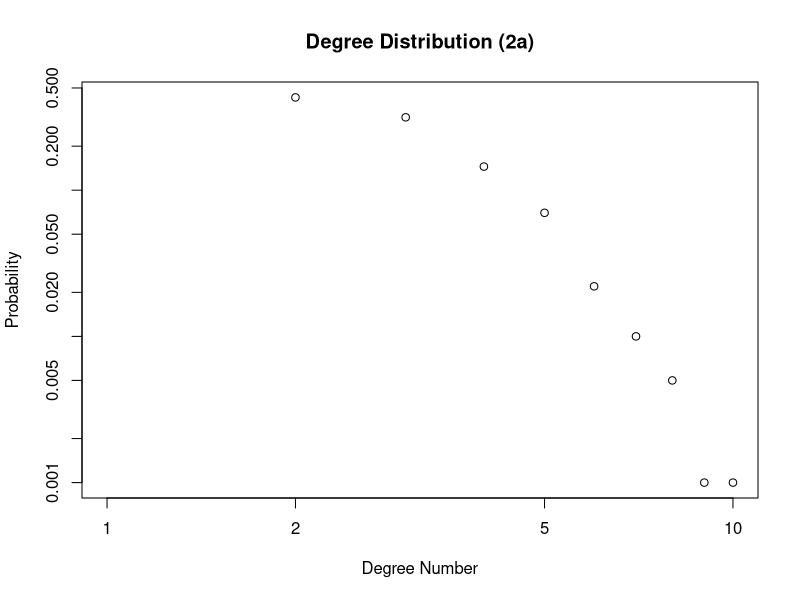
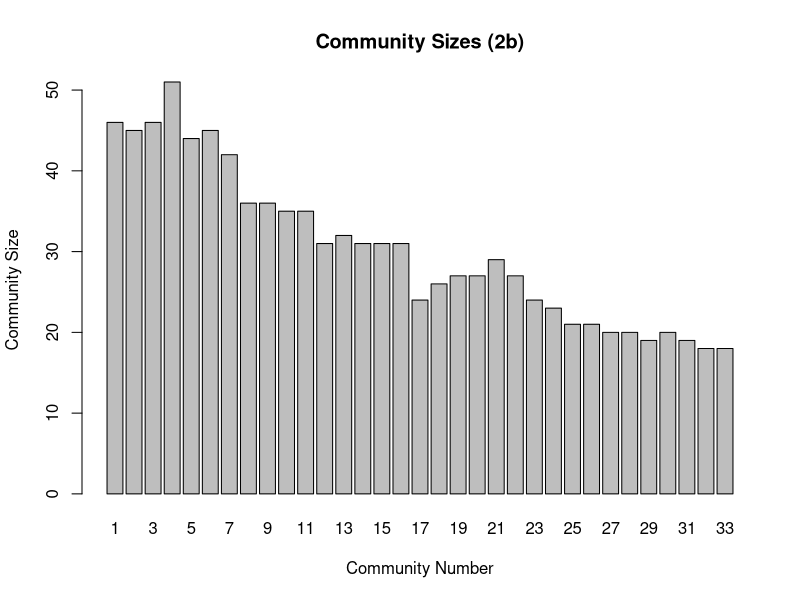
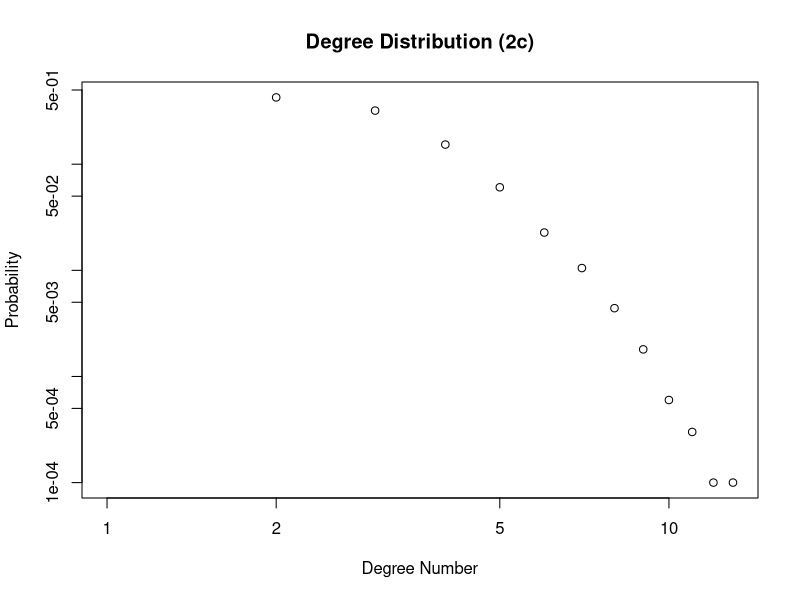
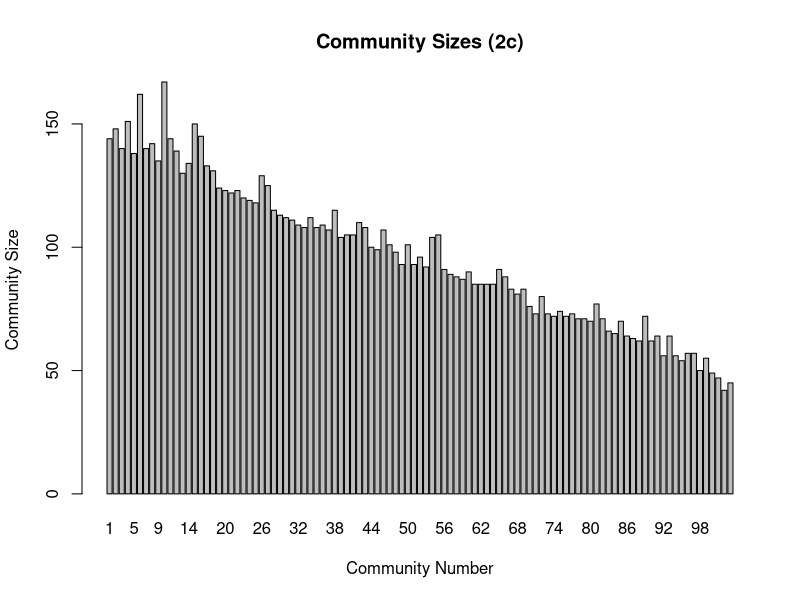
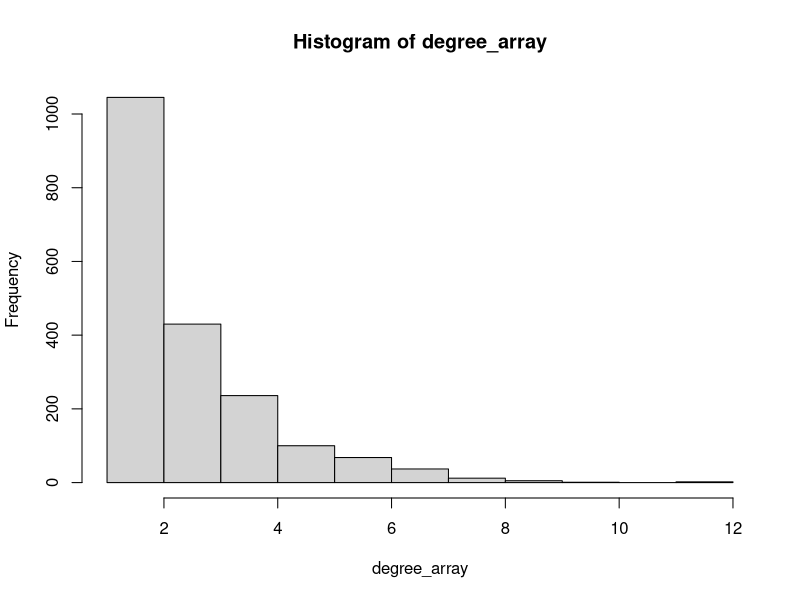
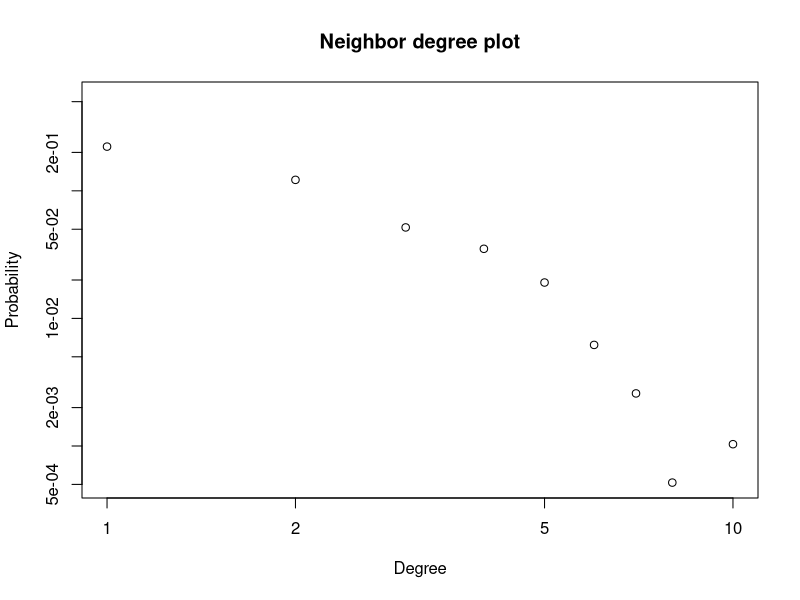
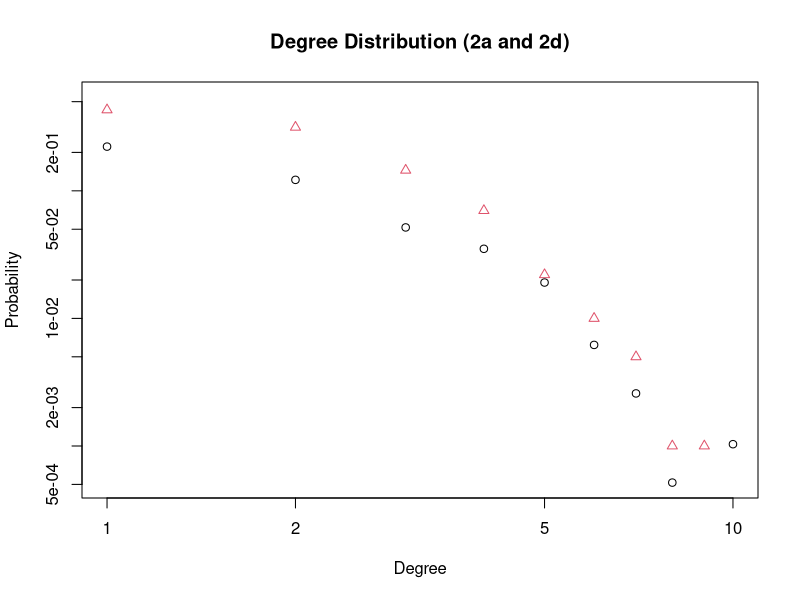

Write the R code that produced these figures, in order.
##Download and install the package 
#install.packages("igraph")

##Load package
library(igraph)

rm(list=ls())
nodesNum = 1000

#2 
#Create a network with a fat-tailed degree distribution
#2-a

degreePro = -3

g_2a = barabasi.game(nodesNum, degreePro, directed = FALSE)
deg_dist_2a <- degree.distribution(g_2a)
x_plot_2a = 0:(length(deg_dist_2a)-1)
plot(deg_dist_2a, log = "xy", main="Degree Distribution (2a)", xlab="Degree Number", ylab="Probability")
dia_2a <- diameter(g_2a, unconnected = TRUE)


#2-b
is.connected(g_2a)
cl_2a <- clusters(g_2a)
gccIndex_2a <- which.max(cl_2a$size)
nonGccNodes_2b <- (1:vcount(g_2a))[cl_2a$membership != gccIndex_2a]
gcc_2b <- delete.vertices(g_2a, nonGccNodes_2b)

#community structure
community_str_2b <- fastgreedy.community(gcc_2b, merges=TRUE, modularity=TRUE,membership=TRUE, weights=NULL)
modularity(community_str_2b)
sizes(community_str_2b)
barplot(sizes(community_str_2b),  main="Community Sizes (2b)", xlab="Community Number", ylab="Community Size")

#2-c

nodesNum2 = 10000

g_2c = barabasi.game(nodesNum2, degreePro, directed = FALSE)
deg_dist_2c <- degree.distribution(g_2c)
x_plot_2c = 0:(length(deg_dist_2c)-1)
plot(deg_dist_2c, log = "xy", main="Degree Distribution (2c)", xlab="Degree Number", ylab="Probability")
dia_2c <- diameter(g_2c, unconnected = TRUE)
is.connected(g_2c)

#GCC calculation

cl_2c <- clusters(g_2c)
gccIndex_2c <- which.max(cl_2c$size)
nonGccNodes_2c <- (1:vcount(g_2c))[cl_2c$membership != gccIndex_2c]
gcc_2c <- delete.vertices(g_2c, nonGccNodes_2c)

#community structure
community_str_2c <- fastgreedy.community(gcc_2c, merges=TRUE, modularity=TRUE,membership=TRUE, weights=NULL)
modularity(community_str_2c)
sizes(community_str_2c)
barplot(sizes(community_str_2c),  main="Community Sizes (2c)", xlab="Community Number", ylab="Community Size")

#2-d
chosennodes <- 1000
degree_array <- vector()
smpl <- sample(1:nodesNum2, chosennodes, replace=TRUE)
for (i in 1:chosennodes){
  vtx <- V(gcc_2c)[smpl[i]]
  #dg <- degree(gcc_2c, vtx)
  n_vtx <- neighbors(gcc_2c, vtx)
  for (j in 1:length(n_vtx)){
    neighbor_degree <- degree(gcc_2c, n_vtx[j])
    degree_array <- c(degree_array, neighbor_degree)
  }
}

degree_prob <- hist(degree_array)$density
x_plot = 0:(length(degree_prob)-1)

plot(x_plot, degree_prob,  log = "xy", main = "Neighbor degree plot", xlab = "Degree", ylab = "Probability")


dd1 <- degree_prob
dd2 <- deg_dist_2a
plot(x_plot, dd1, log="xy", main="Degree Distribution (2a and 2d)", xlab="Degree",ylab="Probability")
points(x_plot_2a, dd2, col=2, pch=2)


